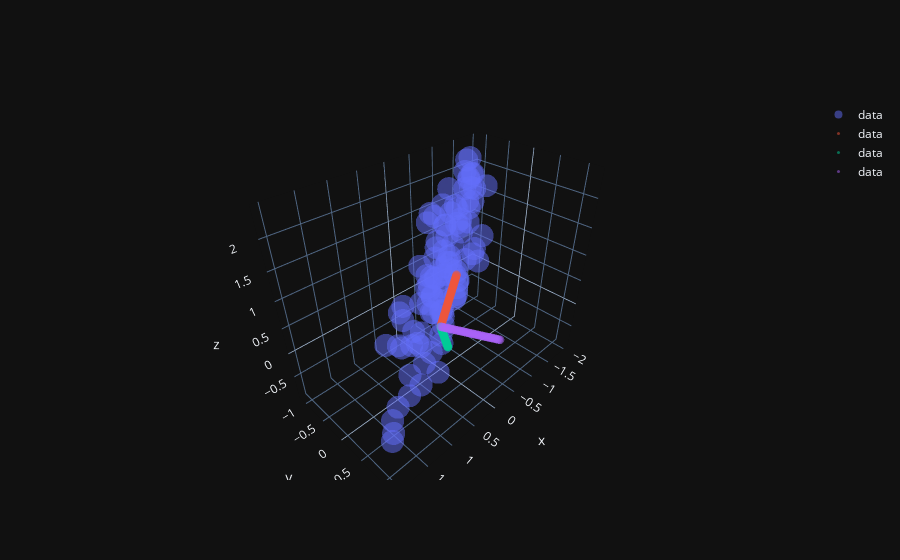

The notebook cell saved with this chart:
### Code cell
lambdas, vectors = sorted_eig(cov)
print(f'lambdas, eigen vectors are \n{lambdas, vectors}')
fig = go.Figure(data=[go.Scatter3d(x=x, y=y, z=z, mode='markers',
                                   marker={'size': 8, 'opacity': 0.5}, name='data')])
n_ev_balls = 50  # the lines will be made of lots of balls in a line
ev_size = 3  # size of balls
t = np.linspace(0, 1, num=n_ev_balls)  # param for drawing along vec directions

for i in range(len(vectors)):  # for each eigenvector
    ex, ey, ez, = t * vectors[0, i], t * vectors[1, i], t * vectors[2, i]
    fig.add_trace(go.Scatter3d(x=ex, y=ey, z=ez, mode='markers', marker={'size': ev_size, 'opacity':0.5}, name='data'))

fig.update_layout(xaxis_title='x', yaxis_title='y', yaxis={'scaleanchor':'x', 'scaleratio':1})
fig.show()
